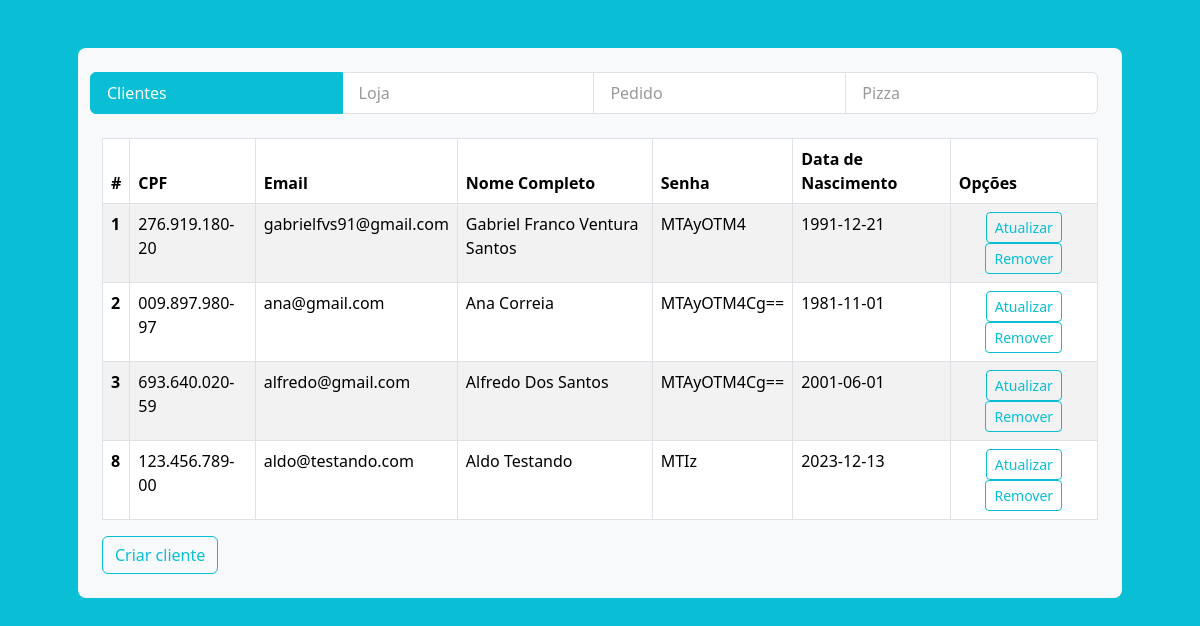
The app's page /src/aplicacao/ with its own data.
### tables this page shows
CREATE TABLE `Cliente` (
  `idCliente` int(11) NOT NULL,
  `cpf` char(14) NOT NULL,
  `email` varchar(100) NOT NULL,
  `nomeCompleto` varchar(255) NOT NULL,
  `senha` varchar(50) NOT NULL,
  `dtNascimento` date NOT NULL
);

### src/model/SGIBD.php (called while the page is built, shortened)
<?php
require("conexao.php");
require("objetos/Cliente.php");
function getClientes(){
  global $link;
  $query = "SELECT * FROM Cliente";
  $result = mysqli_query($link, $query) or die(mysqli_error($link));
  $array = array();
  while($row = mysqli_fetch_assoc($result)){
    $nova_senha = base64_decode($row['senha']);
    $array[] = new Cliente($row['idCliente'],$row['cpf'],$row['email'],$row['nomeCompleto'],$nova_senha,$row['dtNascimento']);
  }
  return $array;
}
?>

### src/model/objetos/Cliente.php (called while the page is built)
<?php
class Cliente {
  private $idCliente;
  private $cpf;
  private $email;
  private $nomeCompleto;
  private $senha;
  private $dtNascimento;
  public function __construct($idCliente, $cpf, $email, $nomeCompleto, $senha, $dtNascimento) {
    $this->idCliente = $idCliente;
    $this->cpf = $cpf;
    $this->email = $email;
    $this->nomeCompleto = $nomeCompleto;
    $this->senha = $senha;
    $this->dtNascimento = $dtNascimento;
  }
  function getId(){
    return $this->idCliente;
  }
  function getCpf(){
    return $this->cpf;
  }
  function getEmail(){
    return $this->email;
  }
  function getNomeCompleto(){
    return $this->nomeCompleto;
  }
  function getSenha(){
    return $this->senha;
  }
  function getDataNascimento(){
    return $this->dtNascimento;
  }
}
?>

### src/controller/listarClientes.php (the view, shortened to what this page needs)
<?php
require('../model/SGIBD.php');
function criarTabelaClientes(){
  $array = getClientes();
  echo
  '<thead>
  <tr>
  <th scope="col">#</th>
  <th scope="col">CPF</th>
  <th scope="col">Email</th>
  <th scope="col">Nome Completo</th>
  <th scope="col">Senha</th>
  <th scope="col">Data de Nascimento</th>
  <th scope="col">Opções</th>
  </tr>
  </thead>
  <tbody>';
  for ($i=0; $i < count($array); $i++) {
    $senha = base64_encode($array[$i]->getSenha());
    echo
    '<tr>
    <th scope="row">'.$array[$i]->getId().'</th>
    <td>'.$array[$i]->getCpf().'</td>
    <td>'.$array[$i]->getEmail().'</td>
    <td>'.$array[$i]->getNomeCompleto() .'</td>
    <td>'.$senha.'</td>
    <td>'.$array[$i]->getDataNascimento() .'</td>
    <td class="text-center">
    <button type="button" class="btn btn-sm btn-outline-primary" data-bs-toggle="modal" data-bs-target="#modalAlterarCliente'.$array[$i]->getId().'">Atualizar</button>
    <button type="button" class="btn btn-sm btn-outline-primary" data-bs-toggle="modal" data-bs-target="#modalRemoverCliente'.$array[$i]->getId().'">Remover</button>
    </tr>';
  }
  echo '</tbody>';
}
?>

### src/aplicacao/index.php (shortened to what this page needs)
<?php
require('../controller/listarClientes.php');
?>
<!DOCTYPE html>
<html lang="pt-br">
<head>
  <link href="libs/bootstrap/css/bootstrap.min.css" rel="stylesheet">
  <link href="css/main.css" rel="stylesheet">
</head>
<body class="container p-5">
  <div class="align-middle bg-light rounded-3 p-4">
    <div class="row">
      <div class="list-group list-group-horizontal" id="list-tab" role="tablist">
        <a class="list-group-item list-group-item-action active" id="list-clientes-list" data-bs-toggle="list" href="#list-clientes" role="tab" aria-controls="list-clientes">Clientes</a>
        <a class="list-group-item list-group-item-action disabled" id="list-profile-list" data-bs-toggle="list" href="#list-profile" role="tab" aria-controls="list-profile" di>Loja</a>
        <a class="list-group-item list-group-item-action disabled" id="list-messages-list" data-bs-toggle="list" href="#list-messages" role="tab" aria-controls="list-messages">Pedido</a>
        <a class="list-group-item list-group-item-action disabled" id="list-settings-list" data-bs-toggle="list" href="#list-settings" role="tab" aria-controls="list-settings">Pizza</a>
      </div>
    </div>
    <div class="row mt-4">
      <div class="tab-content" id="nav-tabContent">
        <div class="tab-pane fade show active" id="list-clientes" role="tabpanel" aria-labelledby="list-clientes-list">
          <table class="table table-bordered table-striped rounded">
            <?php criarTabelaClientes(); ?>
          </table>
        </div>
      </div>
    </div>
    <button type="button" class="btn btn-outline-primary" data-bs-toggle="modal" data-bs-target="#modalCriarCliente">
      Criar cliente
    </button>
  </div>
</body>
</html>

### src/aplicacao/css/main.css (style rules this page uses)
:root { --colorPrimary :#09BED5; }
html, body { height: 100% !important; background-color: var(--colorPrimary); }
.list-group-item.active { z-index: 2; color: #fff; background-color: #09BED5; border-color: #09BED5; }
.btn-outline-primary { color: #09BED5 !important; border-color: #09BED5 !important; }
.list-group > a.disabled { color: #999999; }

### records on screen
cliente: idCliente "1", cpf "276.919.180-20", email "gabrielfvs91@gmail.com", nomeCompleto "Gabriel Franco Ventura Santos", senha "MTAyOTM4", dtNascimento "1991-12-21"
cliente: idCliente "2", cpf "009.897.980-97", email "ana@gmail.com", nomeCompleto "Ana Correia", senha "MTAyOTM4Cg==", dtNascimento "1981-11-01"
cliente: idCliente "3", cpf "693.640.020-59", email "alfredo@gmail.com", nomeCompleto "Alfredo Dos Santos", senha "MTAyOTM4Cg==", dtNascimento "2001-06-01"
cliente: idCliente "8", cpf "123.456.789-00", email "aldo@testando.com", nomeCompleto "Aldo Testando", senha "MTIz", dtNascimento "2023-12-13"
